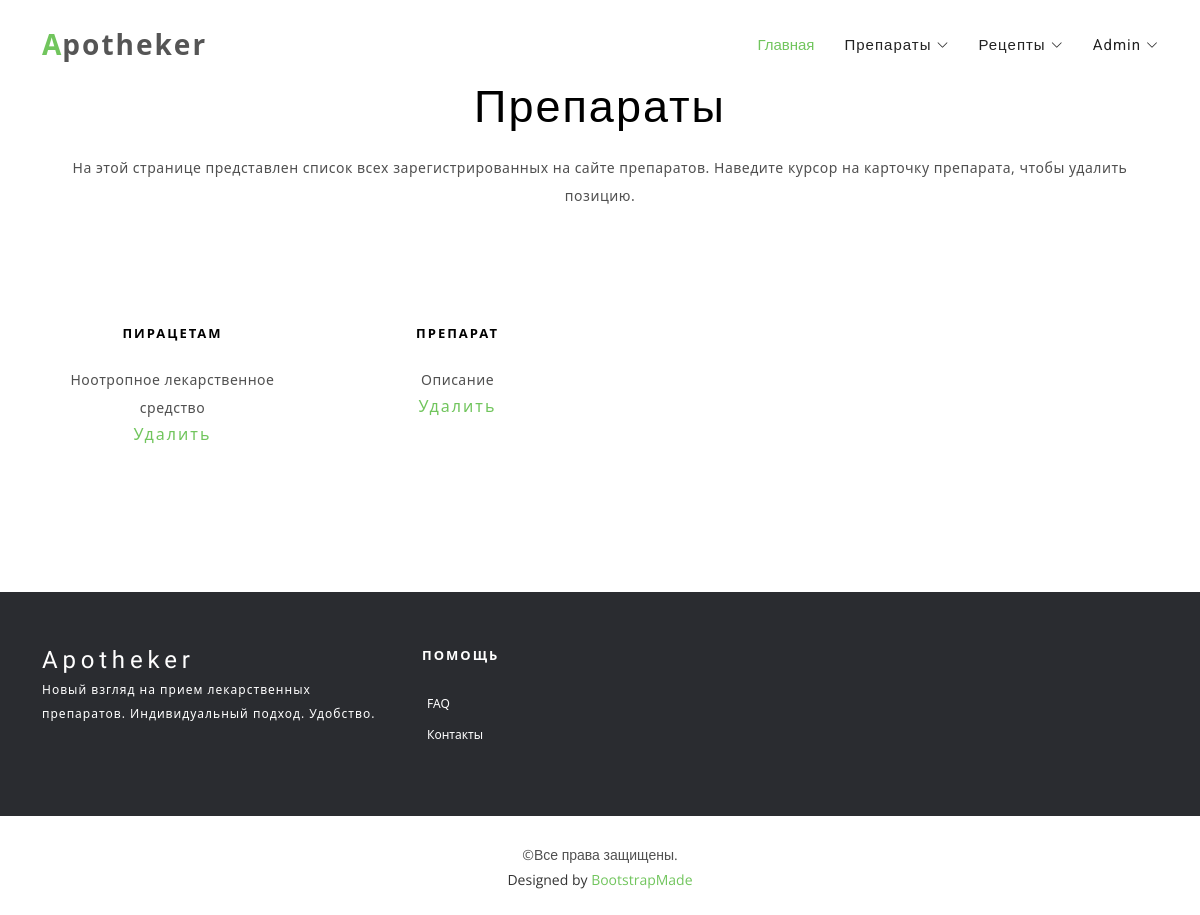
The app's page /drugs (signed in), older data.
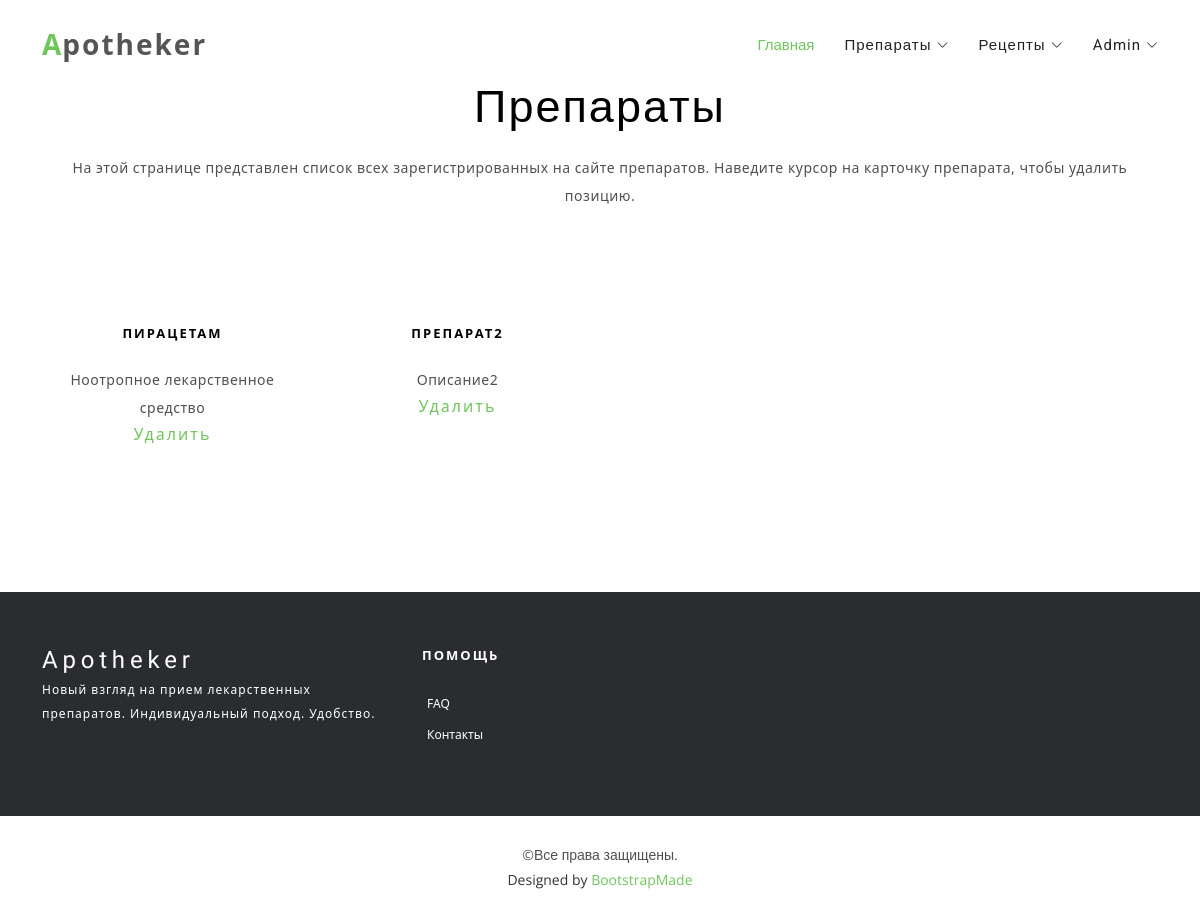
The same page, newer data.
### main/models.py (models this page shows, shortened)
class ManagerMixin:
    objects = models.Manager()

class Drug(models.Model, ManagerMixin):
    name = models.TextField()
    description = models.TextField()

### main/views.py (the view)
# urls.py: path('drugs', views.list_drugs, name='list_drugs'),
@login_required(login_url='main:login')
def list_drugs(request: HttpRequest) -> HttpResponse:
    context = {
        'drugs': Drug.objects.all(),
    }
    return render(request, 'list_drugs.html', context)

### main/templates/list_drugs.html (shortened to what this page needs)
{% extends "wrapper.html" %}
{% block content %}
{% load static %}
<main id="main">
    <section id="features" class="padd-section text-center">
        <div class="container" data-aos="fade-up">
            <div class="section-title text-center">
                <h2>Препараты</h2>
                <p>На этой странице представлен список всех зарегистрированных на сайте препаратов. Наведите курсор на карточку препарата,
                    чтобы удалить позицию. </p>
            </div>
            <div class="row" data-aos="fade-up" data-aos-delay="100">
                {% for drug in drugs %}
                <div class="col-md-6 col-lg-3">
                    <div class="feature-block">
                        <h4>{{ drug.name }}</h4>
                        <p>{{ drug.description }}</p>
                        <a href="{% url 'main:delete_drug' drug.id %}">Удалить</a>
                    </div>
                </div>
                {% endfor %}
            </div>
        </div>
    </section>
</main>
{% endblock %}

### main/templates/wrapper.html (shortened to what this page needs)
<!DOCTYPE html>
<html lang="en">
<head>
  {% load static %}
  <link href="{% static 'assets/vendor/aos/aos.css' %}" rel="stylesheet">
  <link href="{% static 'assets/vendor/bootstrap/css/bootstrap.min.css' %}" rel="stylesheet">
  <link href="{% static 'assets/vendor/bootstrap-icons/bootstrap-icons.css' %}" rel="stylesheet">
  <link href="{% static 'assets/vendor/glightbox/css/glightbox.min.css' %}" rel="stylesheet">
  <link href="{% static 'assets/vendor/swiper/swiper-bundle.min.css' %}" rel="stylesheet">
  <link href="{% static 'assets/css/style.css' %}" rel="stylesheet">
</head>
<body>
  <header id="header" class="header fixed-top d-flex align-items-center">
    <div class="container d-flex align-items-center justify-content-between">
      <div id="logo">
        <h1><a href="{% url 'main:index'%}"><span>A</span>potheker</a></h1>
      </div>
      <nav id="navbar" class="navbar">
        <ul>
          <li><a class="nav-link scrollto active" href="{% url 'main:index' %}">Главная</a></li>
          {% if request.user.is_authenticated  %}
          <li class="dropdown"><a href="#"><span>Препараты</span> <i class="bi bi-chevron-down"></i></a>
          </li>
          <li class="dropdown"><a href="#"><span>Рецепты</span> <i class="bi bi-chevron-down"></i></a>
          </li>
          <li class="dropdown"><a href="#"><span>{{ request.user.username }}</span> <i class="bi bi-chevron-down"></i></a>
          </li>
          {% else %}
          <li><a class="nav-link scrollto" href="{% url 'main:login' %}">Войти</a></li>
          {% endif %}
        </ul>
      </nav>
    </div>
  </header>
  <main id="main">
    {% block content %}
    {% endblock %}
  </main>
  <footer class="footer">
    <div class="container">
      <div class="row">
        <div class="col-md-12 col-lg-4">
          <div class="footer-logo">
            <a class="navbar-brand" href="#">Apotheker</a>
            <p> Новый взгляд на прием лекарственных препаратов. Индивидуальный подход. Удобство. </p>
          </div>
        </div>
        <div class="col-sm-6 col-md-3 col-lg-2">
          <div class="list-menu">
            <h4>Помощь</h4>
            <ul class="list-unstyled">
              <li><a href="{% url 'main:faq' %}">FAQ</a></li>
              <li><a href="{% url 'main:contacts' %}">Контакты</a></li>
            </ul>
          </div>
        </div>
      </div>
    </div>
    <div class="copyrights">
      <div class="container">
        <p>&copy;Все права защищены.</p>
        <div class="credits">
          Designed by <a href="https://bootstrapmade.com/">BootstrapMade</a>
        </div>
      </div>
    </div>
  </footer>
</body>
</html>

### main/static/assets/css/style.css (style rules this page uses)
body { background-color: #fff; color: #333; }
h1, h2, h3, h4, h5, h6 { margin: 0; }
h2 { color: #000; font-weight: 600; }
h4 { color: #000; font-size: 13px; font-weight: 700; letter-spacing: 2px; text-transform: uppercase; line-height: 2; }
a { letter-spacing: 2px; text-decoration: none; color: #71c55d; }
ul { letter-spacing: 1px; }
li { color: #626262; font-size: 13px; font-weight: 400; letter-spacing: 2px; line-height: 30px; text-transform: capitalize; }
p { color: #505050; font-size: 14px; font-weight: 300; letter-spacing: 0.5px; line-height: 2; margin-bottom: 20px; }
span { letter-spacing: 1px; }
#header { background: #fff; z-index: 997; transition: all 0.5s ease; padding: 20px 0; }
#header #logo h1 { color: #505050; font-size: 28px; font-weight: 600; letter-spacing: 1px; margin: 0; }
#header #logo h1 a { color: #555; display: inline-block; text-decoration: none; }
#header #logo h1 a span { color: #71c55d; }
.navbar { padding: 0; }
.navbar ul { margin: 0; padding: 0; display: flex; list-style: none; align-items: center; }
.navbar li { position: relative; }
.navbar a, .navbar a:focus { display: flex; align-items: center; justify-content: space-between; padding: 10px 0 10px 30px; font-family: "Roboto", sans-serif; font-size: 15px; color: #222; white-space: nowrap; transition: 0.3s; letter-spacing: 0; }
.navbar a i, .navbar a:focus i { font-size: 12px; line-height: 0; margin-left: 5px; }
.navbar a:hover, .navbar .active, .navbar .active:focus, .navbar li:hover>a { color: #71c55d; }
section { overflow: hidden; }
.padd-section { padding-bottom: 80px; padding-top: 80px; }
.section-title { margin-bottom: 80px; }
.section-title h2 { font-family: "Roboto", sans-serif; font-size: 45px; font-weight: 100; letter-spacing: 2px; margin-bottom: 20px; text-transform: capitalize; }
#features { display: inline-block; height: 100%; width: 100%; }
#features .feature-block { background: #fff none repeat scroll 0 0; padding: 30px 20px; margin-bottom: 30px; transition: all 0.5s ease-in-out 0s; }
#features .feature-block h4 { margin-bottom: 20px; }
#features .feature-block p { margin-bottom: 0; }
.footer { background: #2a2c30; padding-top: 50px; }
.footer .footer-logo .navbar-brand { color: #fff; display: inline-block; float: none; font-family: "Philosopher", sans-serif; font-size: 24px; font-weight: 500; height: 100%; letter-spacing: 0.2em; padding-left: 0; padding-top: 0; }
.footer .footer-logo p { color: #fff; font-size: 12px; letter-spacing: 1px; }
.footer .list-menu>h4 { color: #fff; padding-bottom: 20px; }
.footer .list-menu ul li a { color: #fff; font-size: 12px; padding-left: 5px; text-decoration: none; letter-spacing: 0; }
.footer .copyrights { background: #fff; margin-top: 50px; text-align: center; padding: 25px; }
.footer .copyrights p, .footer .copyrights .credits { margin: 0; padding: 0; font-family: "Open Sans", sans-serif; font-weight: normal; font-size: 14px; letter-spacing: 0; }
.footer .copyrights p a, .footer .copyrights .credits a { letter-spacing: 0; color: #71c55d; }

Row changes from the older to the newer data that the page shows:
removed Drug: name "ПРЕПАРАТ", description "Описание"
added Drug: name "ПРЕПАРАТ2", description "Описание2"
